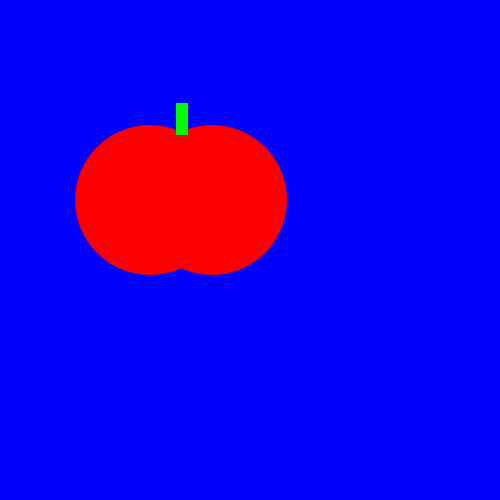
Frame 1 (no input)
Frame 60 (the mouse pressed at the canvas centre just before this capture): identical to frame 1, image omitted
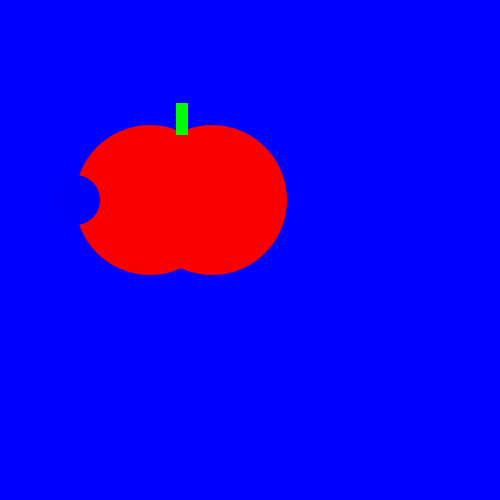
Frame 120 (the mouse held since frame 60 and released just before this capture)

The Processing sketch that drew these frames (run headless with seeded random() and noise(); from frame 60 on, the mouse is pressed at the canvas centre):

// Processing sketch: tasty_tomato_pde
// ── tasty_tomato_pde.pde
void setup() {
    size(500, 500);
}
void draw() {
    background(0, 0, 255);
    noStroke();
    fill(250,0,0);
    ellipse(150, 200, 150, 150);
    ellipse(212, 200, 150, 150);
    fill(0,250,0);
    rect(176, 103, 12, 32);
    if(mousePressed){
    fill(0,0,250);
    
    ellipse(150-75,200,50,50);
    }
    
}
